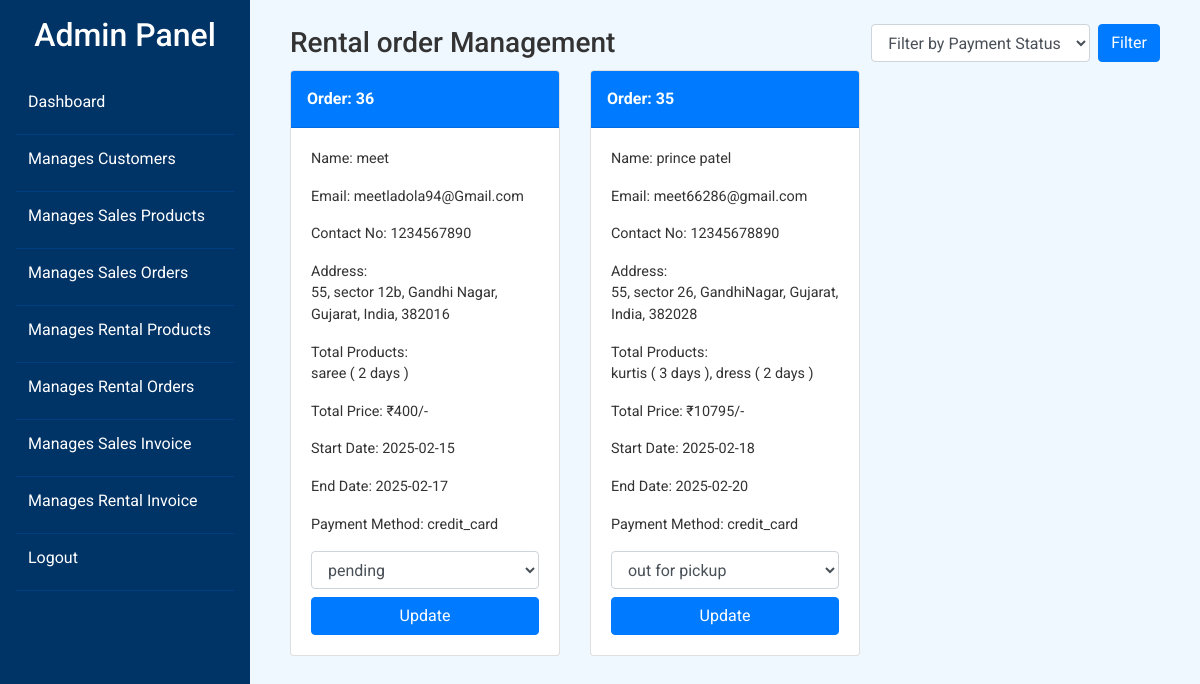
Page /rentel/owear/admin_rental_order.php (signed in) on the earlier database version.
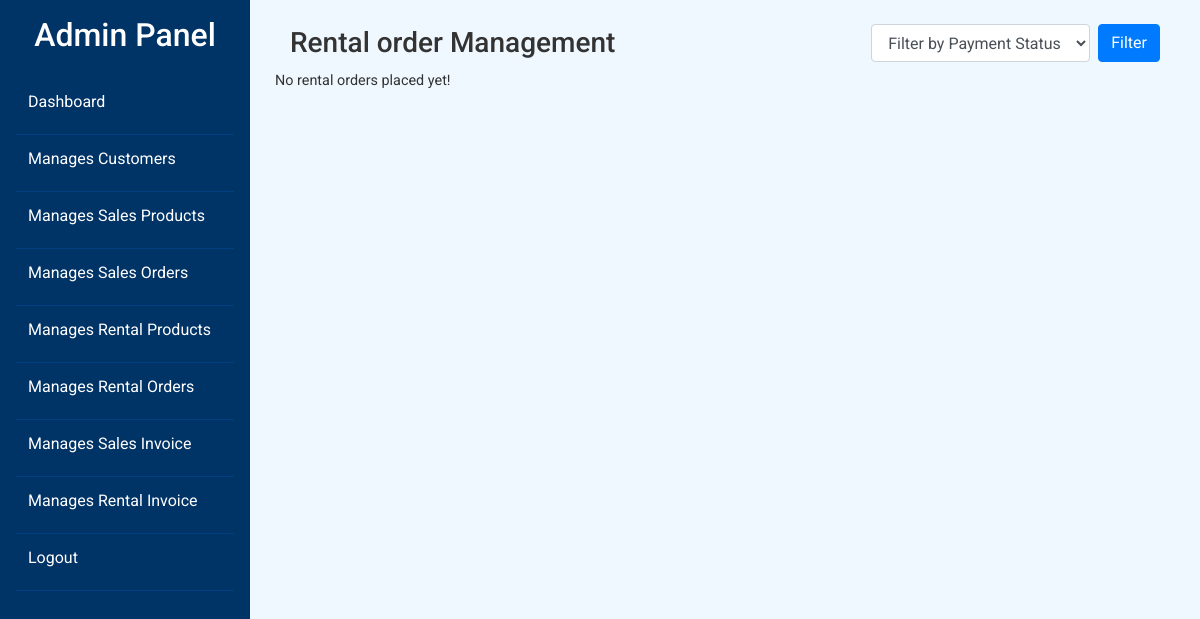
Same page on the later database version.
### tables this page shows
CREATE TABLE `rental_payments` (
  `id` int(11) NOT NULL,
  `user_id` int(11) NOT NULL,
  `order_id` int(11) NOT NULL,
  `payment_method` enum('COD','credit_card') NOT NULL,
  `card_name` varchar(100) DEFAULT NULL,
  `card_number` varchar(100) DEFAULT NULL,
  `expiry_date` varchar(5) DEFAULT NULL,
  `cvv` varchar(4) DEFAULT NULL,
  `payment_status` enum('pending','completed') NOT NULL DEFAULT 'pending'
);

CREATE TABLE `rental_orders` (
  `id` int(100) NOT NULL,
  `user_id` int(100) NOT NULL,
  `name` varchar(100) NOT NULL,
  `number` varchar(12) NOT NULL,
  `email` varchar(100) NOT NULL,
  `address` varchar(500) NOT NULL,
  `total_products` varchar(1000) NOT NULL,
  `total_price` int(100) NOT NULL,
  `placed_on` varchar(50) NOT NULL,
  `payment_status` varchar(20) NOT NULL DEFAULT 'pending',
  `start_date` date NOT NULL,
  `end_date` date NOT NULL
);

### rentel/owear/admin_rental_order.php (the view, shortened to what this page needs)
<?php
@include 'config.php';
?>
<!DOCTYPE html>
<html lang="en">
<head>
   <link rel="stylesheet" href="https://maxcdn.bootstrapcdn.com/bootstrap/4.5.2/css/bootstrap.min.css">
   <link rel="stylesheet" href="admin_styles.css">
</head>
<body>
   <div class="d-flex">
   <?php include 'admin_navbar.php' ?>
      <div class="content p-4 w-100">
         <section class="rental-orders container-fluied mx-3">
         <div class="d-flex justify-content-between align-items-center">
         <h3>Rental order Management</h3>
         <form method="GET" class="d-flex mb-2">
            <select name="filter_payment_status" class="form-control mr-2">
               <option value="" disabled selected>Filter by Payment Status</option>
            </select>
            <button type="submit" class="btn btn-primary">Filter</button>
         </form>
</div>
         <div class="row">
               <?php
                  if (isset($_GET['filter_payment_status']) && !empty($_GET['filter_payment_status'])) {
                     $filter_payment_status = $_GET['filter_payment_status'];
                     $select_orders = $conn->prepare("SELECT r.*, rp.payment_method FROM `rental_orders` r LEFT JOIN `rental_payments` rp ON r.id = rp.order_id WHERE r.payment_status = ? ORDER BY r.id DESC");
                     $select_orders->execute([$filter_payment_status]);
                  } else {
                     $select_orders = $conn->prepare("SELECT r.*, rp.payment_method FROM `rental_orders` r LEFT JOIN `rental_payments` rp ON r.id = rp.order_id ORDER BY r.id DESC");
                     $select_orders->execute();
                  }
                  if($select_orders->rowCount() > 0){
                     while($fetch_orders = $select_orders->fetch(PDO::FETCH_ASSOC)){
               ?>
               <div class="col-md-4 mb-4">
                  <div class="card">
                     <div class="card-header">
                        Order: <?= $fetch_orders['id']; ?>
                     </div>
                     <div class="card-body">
                        <p>Name: <span><?= $fetch_orders['name']; ?></span></p>
                        <p>Email: <span><?= $fetch_orders['email']; ?></span></p>
                        <p>Contact No: <span><?= $fetch_orders['number']; ?></span></p>
                        <p>Address:<br> <span><?= $fetch_orders['address']; ?></span></p>
                        <p>Total Products:<br> <span><?= $fetch_orders['total_products']; ?></span></p>
                        <p>Total Price: <span>₹<?= $fetch_orders['total_price']; ?>/-</span></p>
                        <p>Start Date: <span><?= $fetch_orders['start_date']; ?></span></p>
                        <p>End Date: <span><?= $fetch_orders['end_date']; ?></span></p>
                        <p>Payment Method: <span><?= $fetch_orders['payment_method'] ? $fetch_orders['payment_method'] : 'Not Available'; ?></span></p>
                        <form action="" method="POST">
                           <select name="update_payment" class="form-control mb-2">
                              <option value="" selected disabled><?= $fetch_orders['payment_status']; ?></option>
                              <option value="return">Return</option>                            </select>
                              <input type="submit" name="update_order" class="btn btn-primary w-100" value="Update">
                        </form>
                     </div>
                  </div>
               </div>
               <?php
                  }
               } else {
                  echo '<p class="empty">No rental orders placed yet!</p>';
               }
               ?>
            </div>
         </section>
      </div>
   </div>
</body>
</html>

Differences in the rows shown:
removed rental_payments: order "36", order.name "meet", order.email "meetladola94@Gmail.com", order.number "1234567890", order.address "55, sector 12b, Gandhi Nagar, Gujarat, India, 382016", order.total_products "saree ( 2 days )", order.total_price "400", order.start_date "2025-02-15", order.end_date "2025-02-17", payment_method "credit_card", update_payment "pending"
removed rental_payments: order "35", order.name "prince patel", order.email "meet66286@gmail.com", order.number "12345678890", order.address "55, sector 26, GandhiNagar, Gujarat, India, 382028", order.total_products "kurtis ( 3 days ), dress ( 2 days )", order.total_price "10795", order.start_date "2025-02-18", order.end_date "2025-02-20", payment_method "credit_card", update_payment "out for pickup"
Other differences:
text now shown: "No rental orders placed yet!"
